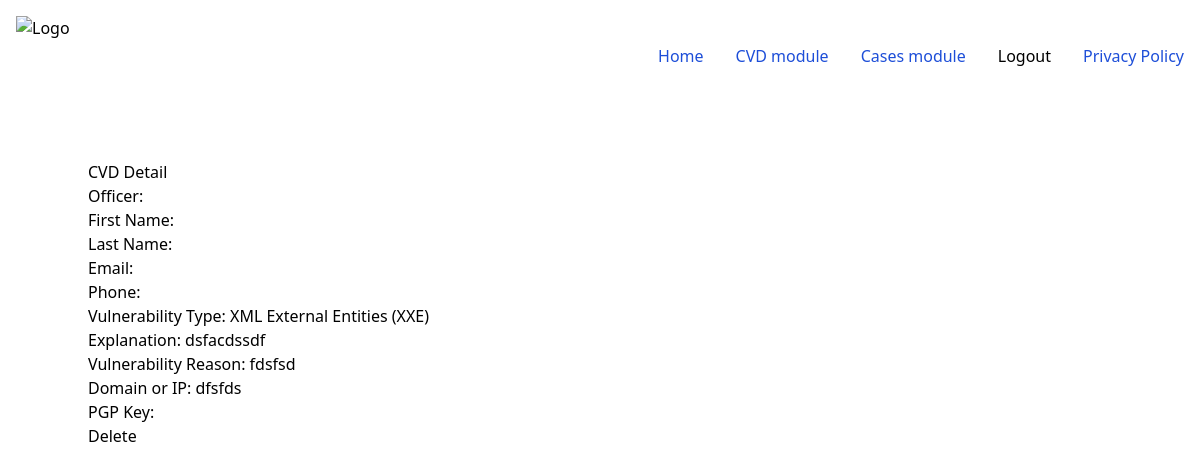
Screenshot of /cvd/cvd/1/ (signed in) with the database file from the repository.
### cvd_service/models.py (models this page shows, shortened)
class CvdReport(models.Model):
    VULNERABILITY_TYPES = (
        ('injection', 'Injection'),
        ('broken_auth', 'Broken Authentication'),
        ('data_exposure', 'Sensitive Data Exposure'),
        ('xxe', 'XML External Entities (XXE)'),
        ('misconfigurations', 'Security Misconfigurations'),
        ('xss', 'Cross-Site Scripting (XSS)'),
        ('access_control', 'Broken Access Control'),
        ('insecure_deserialization', 'Insecure Deserialization'),
        ('availability', 'Availability'),
        ('integrity', 'Integrity'),
        ('confidentiality', 'Confidentiality'),
    )
    first_name = encrypt(models.CharField(
        max_length=100, blank=True, null=True))
    last_name = encrypt(models.CharField(
        max_length=100, blank=True, null=True))
    email = encrypt(models.EmailField())  # Email is now required
    phone = encrypt(models.CharField(max_length=20, blank=True, null=True))
    vulnerability_type = models.CharField(
        max_length=30, choices=VULNERABILITY_TYPES)  # Vulnerability type is now required
    explanation = models.TextField()  # Explanation is now required
    vulnerability_reason = models.TextField()  # Reason is now required
    domain_or_ip = models.TextField()  # Domain/IP is now required
    pgp_key = encrypt(models.TextField())

### cvd_service/views.py (the view)
# urls.py: path('cvd/<int:pk>/', views.CVDDetailView.as_view(), name='cvd_detail'),
class CVDDetailView(LoginRequiredMixin, generic.DetailView):
    model = CvdReport
    template_name = 'cvd_service/cvd_detail.html'

### cvd_service/templates/cvd_service/cvd_detail.html (shortened to what this page needs)
{% extends 'base_app/base.html' %} {% block title %}CVD Detail{% endblock %}
{%block content %}
<h1>CVD Detail</h1>
<p>Officer: {{ object.officer }}</p>
<p>First Name: {{ object.first_name }}</p>
<p>Last Name: {{ object.last_name }}</p>
<p>Email: {{ object.email }}</p>
<p>Phone: {{ object.phone }}</p>
<p>Vulnerability Type: {{ object.get_vulnerability_type_display }}</p>
<p>Explanation: {{ object.explanation }}</p>
<p>Vulnerability Reason: {{ object.vulnerability_reason }}</p>
<p>Domain or IP: {{ object.domain_or_ip }}</p>
<p>PGP Key: {{ object.pgp_key }}</p>
<form action="{% url 'cvd_service:delete_cvd' object.id %}" method="POST">
  <button type="submit">Delete</button>
</form>
{% endblock %}

### rows the page displays
CvdReport: vulnerability_type "XML External Entities (XXE)", explanation "dsfacdssdf", vulnerability_reason "fdsfsd", domain_or_ip "dfsfds"
